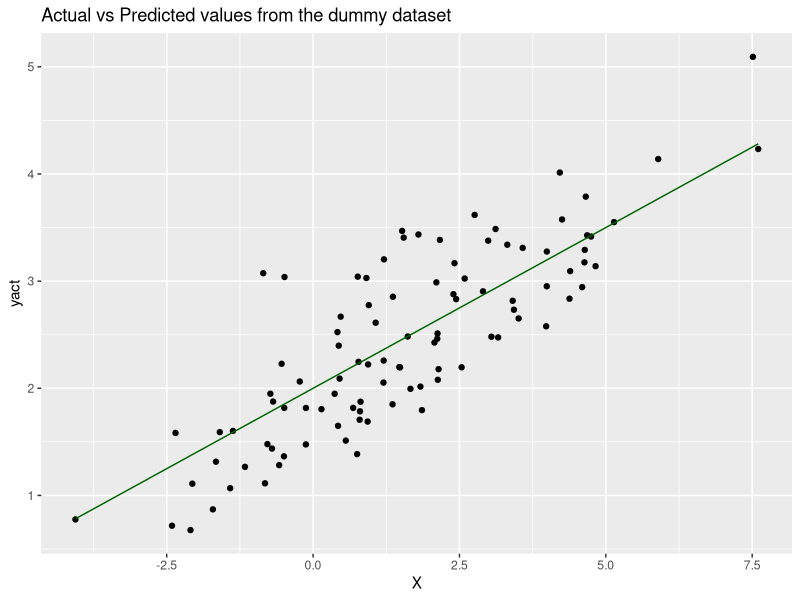

Here is the R script that generated this plot:
## ---- chunk 1
# Fix seed: each run gives the same random numbers so the same outputs. 
# Commenting out this line would read similar but different outputs at each run. 
# Try it out!
set.seed(0)

# Generate data
X = 2.5 * rnorm(100) + 1.5   # Array of 100 values with mean = 1.5, stddev = 2.5
ypred = 2 + 0.3 * X          # Prediction of Y, assuming a = 2, b = 0.3

res = 0.5 * rnorm(100)       # Generate 100 residual terms
yact = 2 + 0.3 * X + res     # Actual values of Y

# Create dataframe to store our X, ypred, and yact values
df = data.frame('X' = X, 'ypred' = ypred, 'yact' = yact)
## ---- chunk 2
# Show the first six rows of our dataframe
head(df)
## ---- chunk 3
# You can use basic plotting functions
# plot(x=df$X, y=df$yact, col="red")
# lines(x=df$X, y=df$ypred, col="darkgreen")


# But let's use ggplot2 for higher flexibility
library(ggplot2)

ggplot(df, aes(X)) +                              # basic graphical object
  geom_point(aes(y=yact), colour="black") +       # first layer
  geom_line(aes(y=ypred), colour="darkgreen") +   # second layer
  ggtitle('Actual vs Predicted values from the dummy dataset')
## ---- chunk 4
# Calculate the mean of Y
ymean = mean(df$yact)
print(paste('Mean of Y =', ymean)) # paste brings a white space by default

# Calculate SSR and SST
df['SSR'] = (df['ypred'] - ymean)**2
df['SST'] = (df['yact'] - ymean)**2
SSR = sum(df['SSR'])
SST = sum(df['SST'])

# Calculate R-squared
R2 = SSR / SST
print(paste('R2 =', R2))
